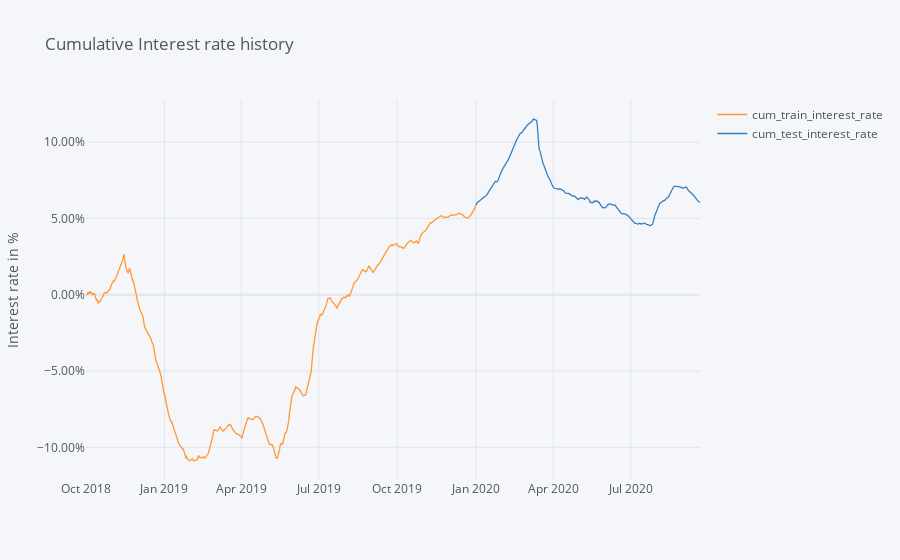

Write notebook code for a chart like this one.
### Code cell
df['cum_train_interest_rate'] = df['cum_interest_rate']
df['cum_test_interest_rate'] = df['cum_interest_rate']
df.loc[df.index >= pd.to_datetime(train_end), 'cum_train_interest_rate'] = np.nan
df.loc[df.index < pd.to_datetime(train_end), 'cum_test_interest_rate'] = np.nan
fig = df[['cum_train_interest_rate', 'cum_test_interest_rate']].iplot(title='Cumulative Interest rate history',
                                                                      yaxis_title='Interest rate in %', asFigure=True)
fig.update_layout(yaxis=dict(tickformat=".2%"))
fig

### Figure 1 — Plotly figure (JSON) as saved in the notebook; plotly's stock layout.template omitted (floating-point values rounded to 4 significant figures; data arrays with more than 128 entries replaced by an {"elided": "..."} marker saying what was removed)
{"data": [{"line": {"color": "rgba(255, 153, 51, 1.0)", "dash": "solid", "shape": "linear", "width": 1.3}, "mode": "lines", "name": "cum_train_interest_rate", "text": "", "x": {"elided": "4320 str values"}, "y": {"elided": "4320 mixed values"}, "type": "scatter"}, {"line": {"color": "rgba(55, 128, 191, 1.0)", "dash": "solid", "shape": "linear", "width": 1.3}, "mode": "lines", "name": "cum_test_interest_rate", "text": "", "x": {"elided": "4320 str values"}, "y": {"elided": "4320 mixed values"}, "type": "scatter"}], "layout": {"legend": {"bgcolor": "#F5F6F9", "font": {"color": "#4D5663"}}, "paper_bgcolor": "#F5F6F9", "plot_bgcolor": "#F5F6F9", "title": {"text": "Cumulative Interest rate history", "font": {"color": "#4D5663"}}, "xaxis": {"gridcolor": "#E1E5ED", "showgrid": true, "tickfont": {"color": "#4D5663"}, "title": {"text": "", "font": {"color": "#4D5663"}}, "zerolinecolor": "#E1E5ED"}, "yaxis": {"gridcolor": "#E1E5ED", "showgrid": true, "tickfont": {"color": "#4D5663"}, "title": {"text": "Interest rate in %", "font": {"color": "#4D5663"}}, "zerolinecolor": "#E1E5ED", "tickformat": ".2%"}}}
